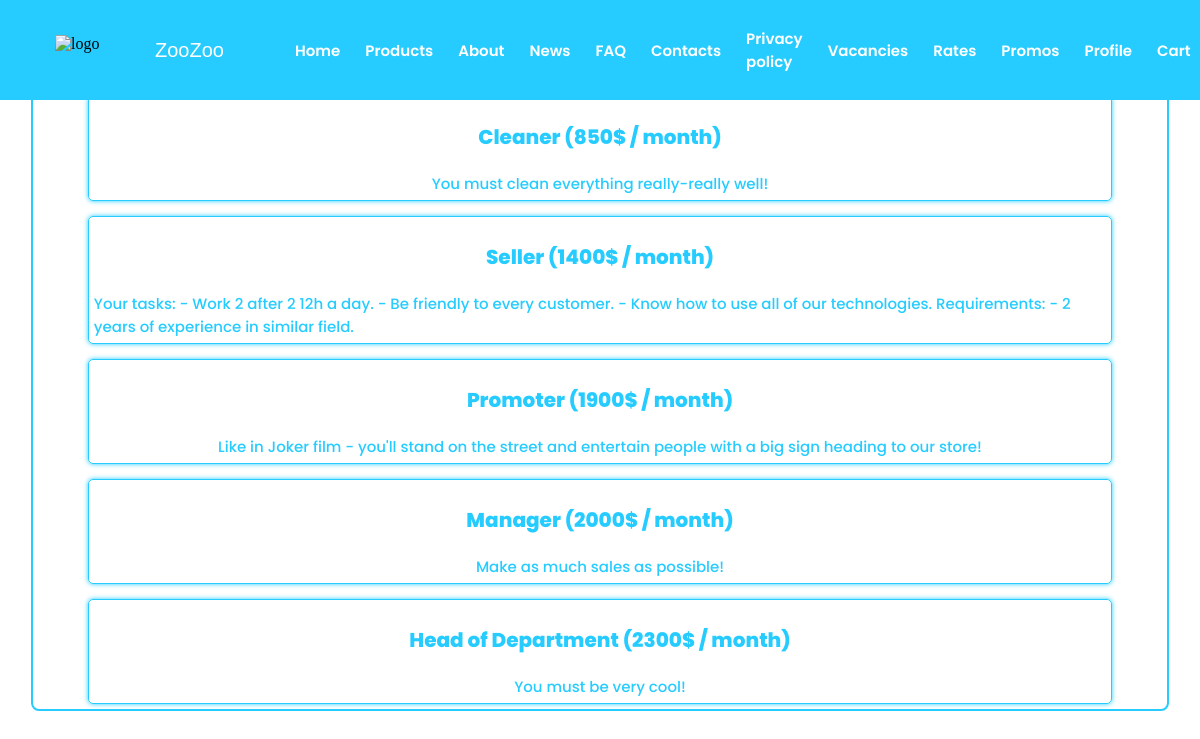
The app's page /vacancies/ (signed in) with its own data.
### app/models_app/vacancyModel.py (models this page shows, shortened)
class Vacancy(BasicModel):
    position = models.CharField(max_length=100, help_text='The name of the position')
    description = models.TextField(help_text='The description of the job')
    salary = models.IntegerField(help_text='Monthly salary (gross)')
    class Meta:
        ordering = ['salary']
        db_table = 'vacancies'

### app/views/vacanciesView.py (the view)
# urls.py: path('vacancies/', vacanciesView.VacanciesView.as_view(), name='vacancies'),
class VacanciesView(View):
    @staticmethod
    def get(request):
        positions = VacanciesService.get_vacancies()
        return render(request, "vacancies.html",
                      {'role': request.session['role'], 'positions': positions})

### app/context/context_processor.py (called while the page is built)
def role(request):
    return {'role': request.session['role']}

### app/dbServices/vacanciesDbService.py (called while the page is built)
    @staticmethod
    def get_vacancies():
        return Vacancy.objects.all()

### app/services/vacanciesService.py (called while the page is built)
    @staticmethod
    def get_vacancies():
        return VacanciesDbService.get_vacancies()

### app/templates/vacancies.html
{% extends "basic.html" %}
{% load static %}
{% block styles %}
    <link rel="stylesheet" href={% static "styles/vacancies.css" %}>
{% endblock %}
{% block content %}
    <div class="mainContainer">
        {% for pos in positions %}
            <div class="positionContainer">
                <p class="title">{{ pos.position }} ({{ pos.salary }}$ / month)</p>
                <span class="description">{{ pos.description }}</span>
            </div>
        {% endfor %}
    </div>
{% endblock %}

### app/static/styles/vacancies.css (style rules this page uses)
.mainContainer { display: flex; flex-direction: column; justify-content: flex-start; align-items: center; gap: 15px; padding: 5px; border-radius: 8px; border: solid 2px #26ccff; overflow-y: auto; height: fit-content; max-height: 83vh; width: 95%; }
.positionContainer { display: flex; flex-direction: column; justify-content: center; align-items: center; color: #26ccff; width: 90%; height: fit-content; padding: 5px; border-radius: 5px; border: solid 1px #26ccff; box-shadow: 0 0 5px #26ccff; }
.title { font-size: 20px; font-weight: 800; }
.description { font-size: 15px; font-weight: 500; }

### records on screen
Vacancy: position "Cleaner", salary "850", description "You must clean everything really-really well!"
Vacancy: position "Seller", salary "1400", description "Your tasks: - Work 2 after 2 12h a day. - Be friendly to every customer. - Know how to use all of our technologies. Requirements: - 2 years of experience in similar field."
Vacancy: position "Promoter", salary "1900", description "Like in Joker film - you'll stand on the street and entertain people with a big sign heading to our store!"
Vacancy: position "Manager", salary "2000", description "Make as much sales as possible!"
Vacancy: position "Head of Department", salary "2300", description "You must be very cool!"
